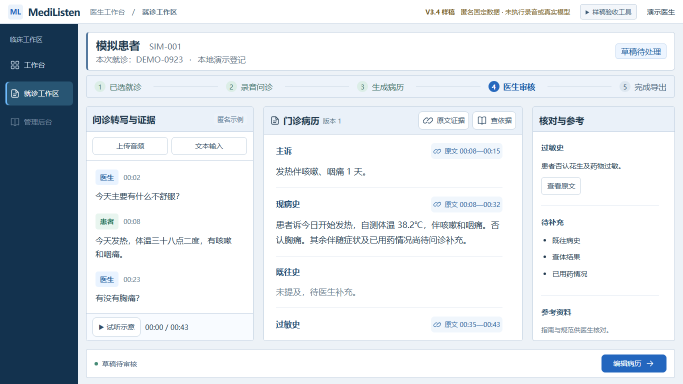
#> input picture tests/visual/baselines/win32/desktop-1366/draft.png, 1366 x 768 px, given in place of medilisten.png, which was not available (shown at 1/2 size)
$ python build_course_workbench.py out.png
#> lines starting #> are read from the running program, lines starting #| are printed output that depends on the picture
"""Build the classroom variant without changing the reference prototype checkout."""
import argparse
import hashlib
from pathlib import Path
import shutil
import subprocess
import sys
import tempfile

from PIL import Image


def main():
    parser = argparse.ArgumentParser(description="在独立目录构建课程版接诊演练")
    parser.add_argument("output", type=Path, help="新 HTML 文件的路径")
    target = parser.parse_args().output
    here = Path(__file__).resolve().parent
    repo = here.parents[1]
    relative = Path("experiments/frontend-reference-workbench-20261106")
    with tempfile.TemporaryDirectory(prefix="medilisten-course-build-") as scratch:
        work = Path(scratch)
        source = work / relative
        source.mkdir(parents=True)
        for name in ("app.mjs", "model.mjs", "style.css", "capture.mjs", "index.html", "build-standalone.py"):
            shutil.copy2(repo / relative / name, source / name)
        subprocess.run(["git", "apply", str(here / "reference-workbench.patch")], cwd=work, check=True)
#> (this line was passed over: subprocess is not available in this run)
        assets = source / "assets"
        assets.mkdir()
        with Image.open(repo / relative / "assets/medilisten.png") as original:
#> original is the input picture: PIL image 1366x768 RGB; mean R, G, B 218.4, 224.4, 230
            original.resize((64, 64), Image.Resampling.LANCZOS).save(assets / "medilisten.png", optimize=True)
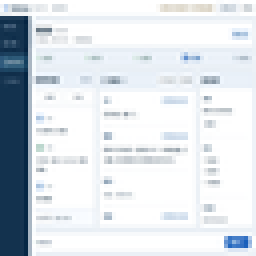
#> saved as medilisten.png: PIL image 64x64 RGB (shown 4 times larger); mean R, G, B 217.9, 224, 229.7
#> (the run stopped early here; a loop or call above may not have finished)

$ run again, on tests/visual/baselines/win32/desktop-1366/empty.png
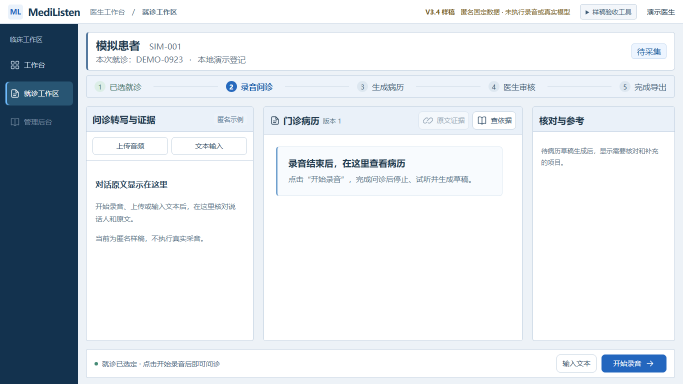
#> input picture tests/visual/baselines/win32/desktop-1366/empty.png, 1366 x 768 px, given in place of medilisten.png, which was not available (shown at 1/2 size)
#> in main, original is the input picture: PIL image 1366x768 RGB; mean R, G, B 219.9, 225.7, 231.1
#> in main, `original.resize((64, 64), Image.Resampling.LANCZOS).save(assets / "med..`:
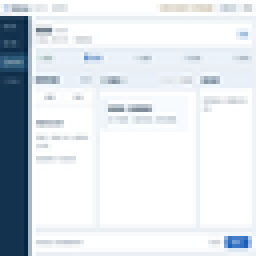
#> saved as medilisten.png: PIL image 64x64 RGB (shown 4 times larger); mean R, G, B 219.6, 225.4, 230.8
